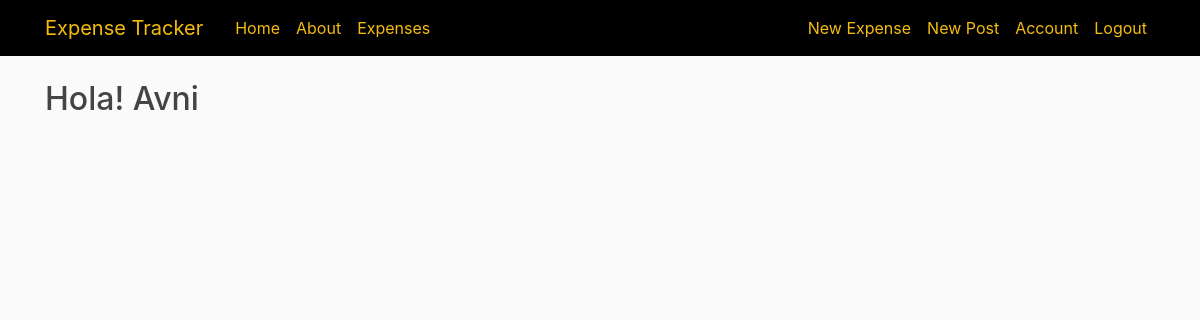
The app's page /home (signed in), older data.
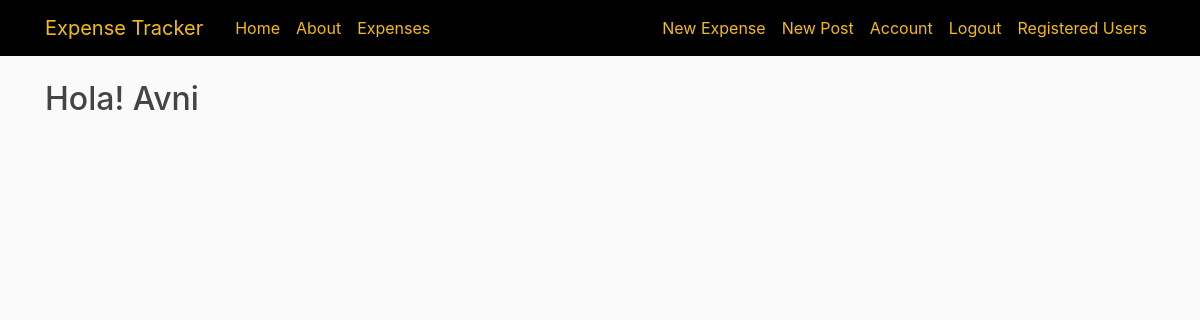
The same page, newer data.
### approot/main/routes.py (the view)
@main.route("/")
@main.route("/home")
def home():
    page = request.args.get('page', 1, type=int)
    expenses = Expense.query.order_by(Expense.expense_date.desc()).paginate(page=page, per_page=5)
    return render_template('home.html', expenses=expenses)

### approot/models.py (called while the page is built)
@login_manager.user_loader
def load_user(user_id):
    return User.query.get(int(user_id))

### approot/templates/home.html (shortened to what this page needs)
{% extends "layout.html" %}
{% block content %}
<h2>Hola! {{ current_user.username }}</h2>
{% endblock content %}

Row changes from the older to the newer data that the page shows:
changed User "Avni": role "Regular" → "Admin" (drawn)
Text that changed along with them:
text now shown: "Registered Users"
